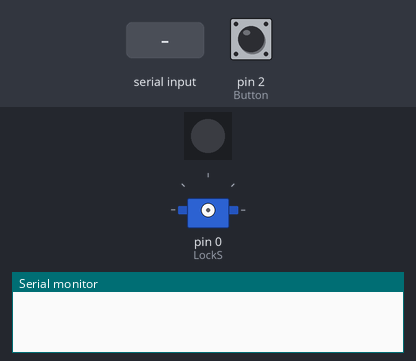
This sketch was run on a simulated Arduino Mega 2560, built with avr-gcc and run on an emulated ATmega2560. Parts: 1 RGB LEDs in strip order, left to right, servo, the last lines printed to the serial monitor. Inputs (shaded band) come from the test bench; at power-on: pin 2 (Button) HIGH. Dim RGB values are drawn brighter than linear.

Above: at 1.2 s.
1.3 s: "Unlock\n" received over the second serial link
At 2.7 s:
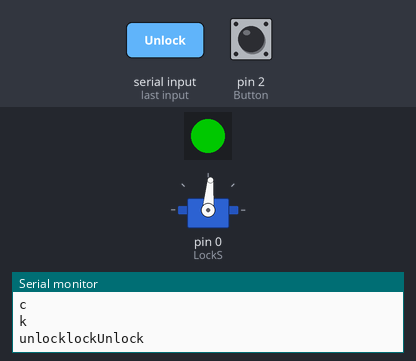
5.8 s: pin 2 (Button) pulsed LOW 5 times (0.12 s each, 0.3 s apart)
At 6.25 s:
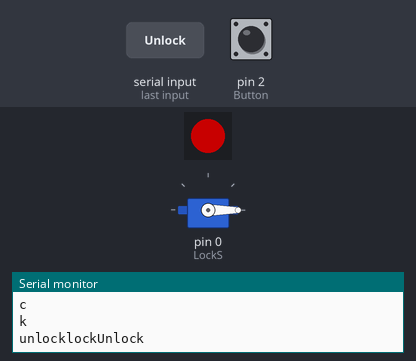
8.8 s: pin 2 (Button) pulled LOW for 0.15 s
At 9.7 s:
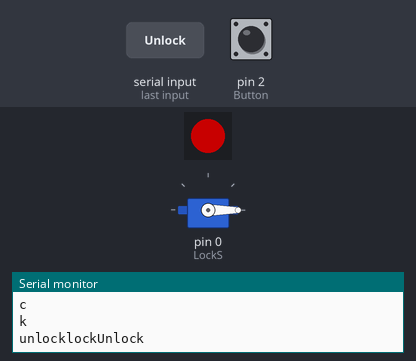
10.4 s: pin 2 (Button) pulled LOW for 1 s
At 10.9 s:
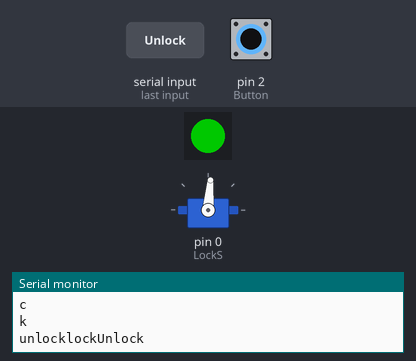
Timing chart, 0 to 13.4 s (numbered marks = the images above; inputs shaded):
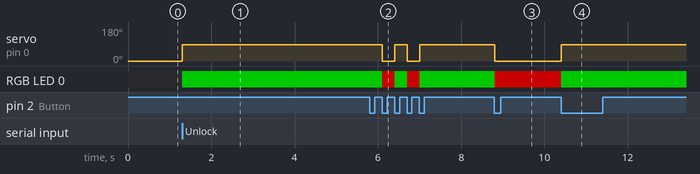

The sketch:

Elock.ino
```cpp
#include <Adafruit_DotStar.h>
#include <Servo.h>
#include <Bounce2.h>

#define NUMPIXELS 1
#define DATAPIN    7
#define CLOCKPIN   8

const int Button = 2;

byte Prevser1Data = 0;
int ButtonState = LOW;

String inputString = "";         // a String to hold incoming data
bool stringComplete = false;  // whether the string is complete

Adafruit_DotStar pixel(NUMPIXELS, DATAPIN, CLOCKPIN, DOTSTAR_BRG);
Servo LockS;
Bounce debouncer = Bounce();

void setup() {

  //LockS.attach(0);
  pixel.begin(); // Initialize pins for output
  pixel.setBrightness(100);
  pixel.show();
  pinMode(Button,INPUT_PULLUP);
  digitalWrite(Button, HIGH);

  inputString.reserve(200);

  debouncer.attach(Button);
  debouncer.interval(5); // interval in ms

  Serial1.begin(57600);

  Serial.begin(57600);

  LockS.write(0);

}

void loop() {

  debouncer.update();

  serialEvent();
  // print the string when a newline arrives:
  if (stringComplete) {
    Serial.print("unlock");
    Serial.print("lock");
    Serial.println(inputString);

    if(inputString == "Unlock"){

      lockoff();
    }

    if(inputString == "Lock"){
    lockon();
    }else{
      lockon();
      Serial1.println("string wasn't correct");
    }


    // clear the string:
    inputString = "";
    stringComplete = false;
  }


  if (debouncer.fell())ButtonState = !ButtonState;


  if (debouncer.fell() && ButtonState == 0){

    lockoff();

  }

  if (debouncer.fell() && ButtonState == 1){

    lockon();

  }

}

void lockon(){

 LockS.attach(0);
  LockS.write(85);
  pixel.setPixelColor(0,0,255,0);
  pixel.show();
  Serial1.println("Locked");
  LockS.detach();

}

void lockoff(){
 LockS.attach(0);
  LockS.write(0);
  pixel.setPixelColor(0,255,0,0);
  pixel.show();
  Serial1.println("Unlocked");
  LockS.detach();

}

void serialEvent() {
  while (Serial1.available() && stringComplete == false) {
    // get the new byte:
    char inChar = (char)Serial1.read();
    Serial.println(inChar);
    // add it to the inputString:

    // if the incoming character is a newline, set a flag so the main loop can
    // do something about it:
    if (inChar == '\n'){
      stringComplete = true;
    }else{
    inputString += inChar;
    }

  }
}
```

Measured:
- after the input at 1.3 s, servo on pin 0 (LockS): 0° → 85° at once; RGB LED 0: off → RGB(0, 100, 0) at once
- after the input at 5.8 s, servo on pin 0 (LockS): alternates 85° for 0.30 s and 0° for 0.30 s, 4 changes in all, then stays 85°, starting after 0.30 s; RGB LED 0: alternates RGB(100, 0, 0) for 0.30 s and RGB(0, 100, 0) for 0.30 s, 4 changes in all, then stays RGB(0, 100, 0), starting after 0.30 s
- after the input at 8.8 s, servo on pin 0 (LockS): 85° → 0° at once; RGB LED 0: RGB(0, 100, 0) → RGB(100, 0, 0) at once
- after the input at 10.4 s, servo on pin 0 (LockS): 0° → 85° at once; RGB LED 0: RGB(100, 0, 0) → RGB(0, 100, 0) at once
